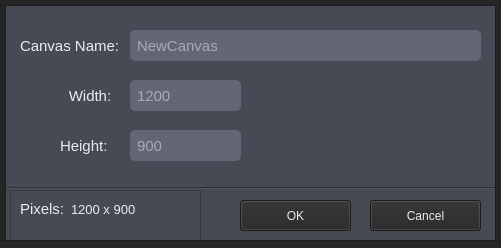
<?xml version="1.0" encoding="UTF-8"?>
<ui version="4.0">
 <class>MainWindow</class>
 <widget class="QMainWindow" name="MainWindow">
  <property name="geometry">
   <rect>
    <x>0</x>
    <y>0</y>
    <width>501</width>
    <height>248</height>
   </rect>
  </property>
  <property name="maximumSize">
   <size>
    <width>501</width>
    <height>248</height>
   </size>
  </property>
  <property name="cursor">
   <cursorShape>ArrowCursor</cursorShape>
  </property>
  <property name="windowTitle">
   <string>New Canvas</string>
  </property>
  <property name="styleSheet">
   <string notr="true">*{
color: rgb(235, 235, 240);
}

QWidget{
background-color:rgb(71, 74, 84);
}

QLineEdit{
background-color: rgb(99, 103, 117);
border-radius: 5px;
padding-left: 5px;
}

QToolButton:hover{
background-color: rgb(212, 85, 0);
}

QPushButton{
background-color: rgb(38, 38, 38);
}

QPushButton:hover{
background-color: rgb(99, 101, 135);
}</string>
  </property>
  <property name="toolButtonStyle">
   <enum>Qt::ToolButtonTextOnly</enum>
  </property>
  <property name="tabShape">
   <enum>QTabWidget::Rounded</enum>
  </property>
  <property name="unifiedTitleAndToolBarOnMac">
   <bool>false</bool>
  </property>
  <widget class="QWidget" name="centralwidget">
   <widget class="QLabel" name="label_name">
    <property name="geometry">
     <rect>
      <x>20</x>
      <y>30</y>
      <width>101</width>
      <height>31</height>
     </rect>
    </property>
    <property name="sizePolicy">
     <sizepolicy hsizetype="Maximum" vsizetype="Preferred">
      <horstretch>0</horstretch>
      <verstretch>0</verstretch>
     </sizepolicy>
    </property>
    <property name="minimumSize">
     <size>
      <width>60</width>
      <height>0</height>
     </size>
    </property>
    <property name="font">
     <font>
      <family>Segoe UI</family>
      <pointsize>11</pointsize>
      <weight>50</weight>
      <italic>false</italic>
      <bold>false</bold>
     </font>
    </property>
    <property name="styleSheet">
     <string notr="true"/>
    </property>
    <property name="text">
     <string>Canvas Name:</string>
    </property>
   </widget>
   <widget class="QLabel" name="label_width">
    <property name="geometry">
     <rect>
      <x>60</x>
      <y>80</y>
      <width>60</width>
      <height>31</height>
     </rect>
    </property>
    <property name="sizePolicy">
     <sizepolicy hsizetype="Maximum" vsizetype="Preferred">
      <horstretch>0</horstretch>
      <verstretch>0</verstretch>
     </sizepolicy>
    </property>
    <property name="minimumSize">
     <size>
      <width>60</width>
      <height>0</height>
     </size>
    </property>
    <property name="font">
     <font>
      <family>Segoe UI</family>
      <pointsize>11</pointsize>
      <weight>50</weight>
      <italic>false</italic>
      <bold>false</bold>
     </font>
    </property>
    <property name="styleSheet">
     <string notr="true"/>
    </property>
    <property name="text">
     <string>Width:</string>
    </property>
    <property name="alignment">
     <set>Qt::AlignCenter</set>
    </property>
   </widget>
   <widget class="QLabel" name="label_height">
    <property name="geometry">
     <rect>
      <x>60</x>
      <y>130</y>
      <width>60</width>
      <height>31</height>
     </rect>
    </property>
    <property name="sizePolicy">
     <sizepolicy hsizetype="Maximum" vsizetype="Preferred">
      <horstretch>0</horstretch>
      <verstretch>0</verstretch>
     </sizepolicy>
    </property>
    <property name="minimumSize">
     <size>
      <width>60</width>
      <height>0</height>
     </size>
    </property>
    <property name="font">
     <font>
      <family>Segoe UI</family>
      <pointsize>11</pointsize>
      <weight>50</weight>
      <italic>false</italic>
      <bold>false</bold>
     </font>
    </property>
    <property name="styleSheet">
     <string notr="true"/>
    </property>
    <property name="text">
     <string>Height:</string>
    </property>
   </widget>
   <widget class="Line" name="separator">
    <property name="geometry">
     <rect>
      <x>-10</x>
      <y>180</y>
      <width>521</width>
      <height>16</height>
     </rect>
    </property>
    <property name="sizePolicy">
     <sizepolicy hsizetype="Minimum" vsizetype="Fixed">
      <horstretch>0</horstretch>
      <verstretch>0</verstretch>
     </sizepolicy>
    </property>
    <property name="styleSheet">
     <string notr="true"/>
    </property>
    <property name="frameShadow">
     <enum>QFrame::Sunken</enum>
    </property>
    <property name="lineWidth">
     <number>1</number>
    </property>
    <property name="orientation">
     <enum>Qt::Horizontal</enum>
    </property>
   </widget>
   <widget class="QPushButton" name="okBtn">
    <property name="geometry">
     <rect>
      <x>240</x>
      <y>200</y>
      <width>111</width>
      <height>31</height>
     </rect>
    </property>
    <property name="text">
     <string>OK</string>
    </property>
   </widget>
   <widget class="QPushButton" name="cancelBtn">
    <property name="geometry">
     <rect>
      <x>370</x>
      <y>200</y>
      <width>111</width>
      <height>31</height>
     </rect>
    </property>
    <property name="text">
     <string>Cancel</string>
    </property>
   </widget>
   <widget class="QFrame" name="frame">
    <property name="geometry">
     <rect>
      <x>10</x>
      <y>190</y>
      <width>191</width>
      <height>51</height>
     </rect>
    </property>
    <property name="frameShape">
     <enum>QFrame::StyledPanel</enum>
    </property>
    <property name="frameShadow">
     <enum>QFrame::Raised</enum>
    </property>
    <layout class="QFormLayout" name="formLayout">
     <item row="0" column="0">
      <widget class="QLabel" name="label_pixels">
       <property name="sizePolicy">
        <sizepolicy hsizetype="Maximum" vsizetype="Preferred">
         <horstretch>0</horstretch>
         <verstretch>0</verstretch>
        </sizepolicy>
       </property>
       <property name="minimumSize">
        <size>
         <width>30</width>
         <height>0</height>
        </size>
       </property>
       <property name="font">
        <font>
         <family>Segoe UI</family>
         <pointsize>11</pointsize>
         <weight>50</weight>
         <italic>false</italic>
         <bold>false</bold>
        </font>
       </property>
       <property name="styleSheet">
        <string notr="true"/>
       </property>
       <property name="text">
        <string>Pixels:</string>
       </property>
      </widget>
     </item>
     <item row="0" column="1">
      <widget class="QLabel" name="pixelsValue">
       <property name="sizePolicy">
        <sizepolicy hsizetype="Maximum" vsizetype="Preferred">
         <horstretch>0</horstretch>
         <verstretch>0</verstretch>
        </sizepolicy>
       </property>
       <property name="minimumSize">
        <size>
         <width>90</width>
         <height>0</height>
        </size>
       </property>
       <property name="font">
        <font>
         <family>Segoe UI</family>
         <pointsize>10</pointsize>
         <weight>50</weight>
         <italic>false</italic>
         <bold>false</bold>
        </font>
       </property>
       <property name="styleSheet">
        <string notr="true"/>
       </property>
       <property name="text">
        <string>1200 x 900</string>
       </property>
      </widget>
     </item>
    </layout>
   </widget>
   <widget class="QFrame" name="frame_2">
    <property name="geometry">
     <rect>
      <x>-10</x>
      <y>-10</y>
      <width>16</width>
      <height>321</height>
     </rect>
    </property>
    <property name="styleSheet">
     <string notr="true">background-color: rgb(38, 38, 38);</string>
    </property>
    <property name="frameShape">
     <enum>QFrame::StyledPanel</enum>
    </property>
    <property name="frameShadow">
     <enum>QFrame::Raised</enum>
    </property>
   </widget>
   <widget class="QFrame" name="frame_3">
    <property name="geometry">
     <rect>
      <x>495</x>
      <y>-10</y>
      <width>21</width>
      <height>321</height>
     </rect>
    </property>
    <property name="styleSheet">
     <string notr="true">background-color: rgb(38, 38, 38);</string>
    </property>
    <property name="frameShape">
     <enum>QFrame::StyledPanel</enum>
    </property>
    <property name="frameShadow">
     <enum>QFrame::Raised</enum>
    </property>
   </widget>
   <widget class="QFrame" name="frame_4">
    <property name="geometry">
     <rect>
      <x>-20</x>
      <y>240</y>
      <width>541</width>
      <height>91</height>
     </rect>
    </property>
    <property name="styleSheet">
     <string notr="true">background-color: rgb(38, 38, 38);</string>
    </property>
    <property name="frameShape">
     <enum>QFrame::StyledPanel</enum>
    </property>
    <property name="frameShadow">
     <enum>QFrame::Raised</enum>
    </property>
   </widget>
   <widget class="QFrame" name="frame_5">
    <property name="geometry">
     <rect>
      <x>-20</x>
      <y>-10</y>
      <width>541</width>
      <height>16</height>
     </rect>
    </property>
    <property name="styleSheet">
     <string notr="true">background-color: rgb(38, 38, 38);</string>
    </property>
    <property name="frameShape">
     <enum>QFrame::StyledPanel</enum>
    </property>
    <property name="frameShadow">
     <enum>QFrame::Raised</enum>
    </property>
   </widget>
   <widget class="QLineEdit" name="canvasNameValue">
    <property name="geometry">
     <rect>
      <x>130</x>
      <y>30</y>
      <width>351</width>
      <height>31</height>
     </rect>
    </property>
    <property name="font">
     <font>
      <pointsize>11</pointsize>
     </font>
    </property>
    <property name="text">
     <string/>
    </property>
    <property name="placeholderText">
     <string>NewCanvas</string>
    </property>
   </widget>
   <widget class="QLineEdit" name="widthValue">
    <property name="geometry">
     <rect>
      <x>130</x>
      <y>80</y>
      <width>111</width>
      <height>31</height>
     </rect>
    </property>
    <property name="font">
     <font>
      <pointsize>11</pointsize>
     </font>
    </property>
    <property name="text">
     <string/>
    </property>
    <property name="maxLength">
     <number>4</number>
    </property>
    <property name="frame">
     <bool>true</bool>
    </property>
    <property name="placeholderText">
     <string>1200</string>
    </property>
   </widget>
   <widget class="QLineEdit" name="heightValue">
    <property name="geometry">
     <rect>
      <x>130</x>
      <y>130</y>
      <width>111</width>
      <height>31</height>
     </rect>
    </property>
    <property name="font">
     <font>
      <pointsize>11</pointsize>
     </font>
    </property>
    <property name="text">
     <string/>
    </property>
    <property name="maxLength">
     <number>4</number>
    </property>
    <property name="placeholderText">
     <string>900</string>
    </property>
   </widget>
  </widget>
 </widget>
 <resources/>
 <connections/>
</ui>
